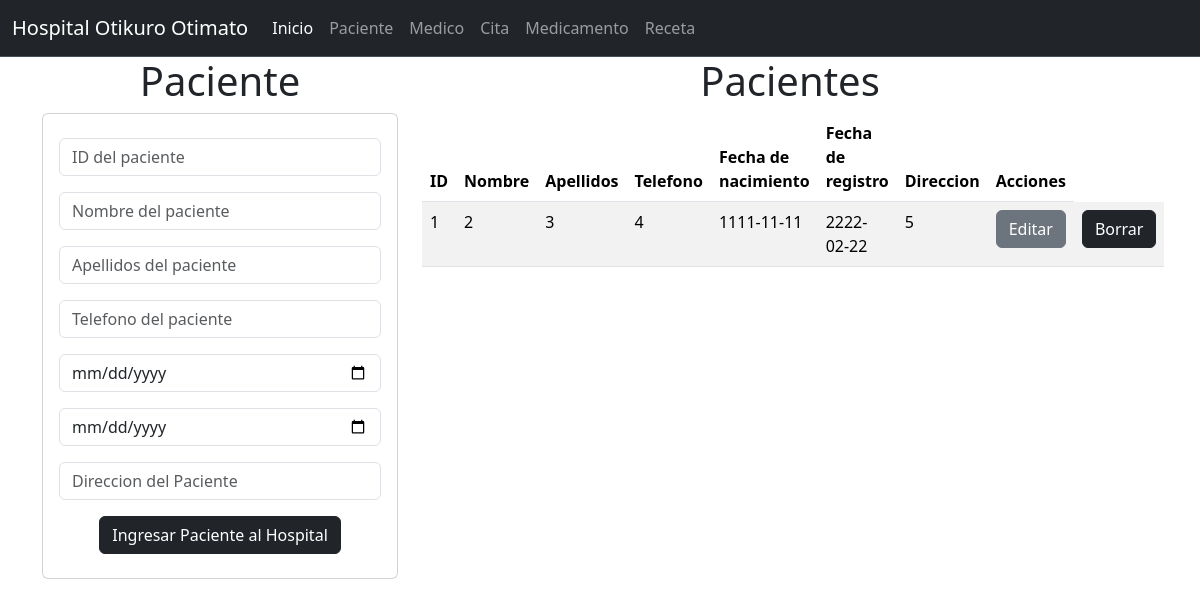
Page /Paciente/ on the committed database.
### paciente_app/models.py (models this page shows, shortened)
class Paciente(models.Model):
    id_paciente = models.PositiveSmallIntegerField(primary_key=True)  # Definir id_paciente
    nombre = models.CharField(max_length=100)  # Campo id_producto
    apellidos = models.CharField(max_length=100)  # Campo id_cliente
    fechanacimiento = models.CharField(max_length=100)  # Campo calificación
    telefono = models.CharField(max_length=100)  # Campo comentario
    direccion = models.CharField(max_length=100)  # Cambié a DateField para solo manejar fecha
    fecharegistro = models.CharField(max_length=100)  # Campo estado

### paciente_app/views.py (the view)
# urls.py: path('', views.inicio_vistaPaciente, name="Paciente"),
def inicio_vistaPaciente(request):
    los_pacientes = Paciente.objects.all()  # Cambiado de reseña a paciente
    return render(request, 'gestionarPaciente.html', {'mispacientes': los_pacientes})

### paciente_app/templates/gestionarPaciente.html
{% extends "base.html" %}
{% block cuerpo %}
<div class="row">
    <div class="col-sm-12 col-md-4 col-lg-4 col-xl-4">
        <center><h1>Paciente</h1>
        <div class="card">
            <div class="card-body">
                <form action="registrarPaciente/" method="POST"> {% csrf_token %}
                    <div class="form-group py-2">
                        <input type="text" id="numidpaciente" name="numidpaciente" class="form-control" placeholder="ID del paciente" minlength="1" maxlength="6" required>
                    </div>
                    <div class="form-group py-2">
                        <input type="text" id="txtnombre" name="txtnombre" class="form-control" placeholder="Nombre del paciente" maxlength="100" required>
                    </div>
                    <div class="form-group py-2">
                        <input type="text" id="txtapellidos" name="txtapellidos" class="form-control" placeholder="Apellidos del paciente" maxlength="100" required>
                    </div>
                    <div class="form-group py-2">
                        <input type="text" id="txttelefono" name="txttelefono" class="form-control" placeholder="Telefono del paciente" maxlength="10" required>
                    </div>
                    <div class="form-group py-2">
                        <input type="date" id="txtfechan" name="txtfechan" class="form-control" maxlength="100" required>
                    </div>
                    <div class="form-group py-2">
                        <input type="date" id="txtfechar" name="txtfechar" class="form-control" required>
                    </div>
                    <div class="form-group py-2">
                        <input type="text" id="txtdireccion" name="txtdireccion" class="form-control"  placeholder="Direccion del Paciente" required>
                    </div>
                    <div class="form-group py-2">
                    <center><button type="submit" class="btn btn-dark">Ingresar Paciente al Hospital</button></center>
                    </div>
                </form>
            </div>
        </div>
    </div>
    <div class="col-sm-12 col-md-8 col-lg-8 col-xl-8">
        <center><h1>Pacientes</h1>
        <table class="table table-striped">
            <thead>
                <tr>
                    <th scope="col">ID</th>
                    <th scope="col">Nombre</th>
                    <th scope="col">Apellidos</th>
                    <th scope="col">Telefono</th>
                    <th scope="col">Fecha de nacimiento</th>
                    <th scope="col">Fecha de registro</th>
                    <th scope="col">Direccion</th>
                    <th scope="col">Acciones</th>
                </tr>
            </thead>
            <tbody>
                {% for p in mispacientes %}
                    <tr>
                        <td> {{p.id_paciente}} </td>
                        <td> {{p.nombre}} </td>
                        <td> {{p.apellidos}} </td>
                        <td> {{p.telefono}} </td>
                        <td> {{ p.fechanacimiento}}</td>
                        <td> {{p.fecharegistro}} </td>
                        <td> {{p.direccion}} </td>
                        <td><a href="seleccionarPaciente/{{p.id_paciente}}" class="btn btn-secondary">Editar</a></td>
                        <td><a href="borrarPaciente/{{p.id_paciente}}" class="btn btn-dark">Borrar</a></td>
                    </tr>
                {% endfor %}
            </tbody>
        </table>
    </div>
</div>
{% endblock %}

### rows in the picture
Paciente: id_paciente "1", nombre "2", apellidos "3", telefono "4", fechanacimiento "1111-11-11", fecharegistro "2222-02-22", direccion "5"
